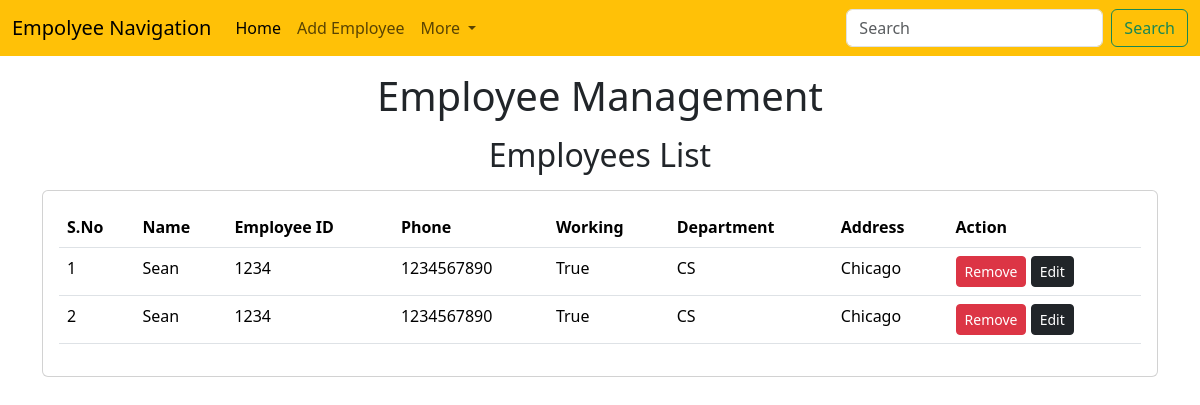
Page /emp/home/ on the earlier database version.
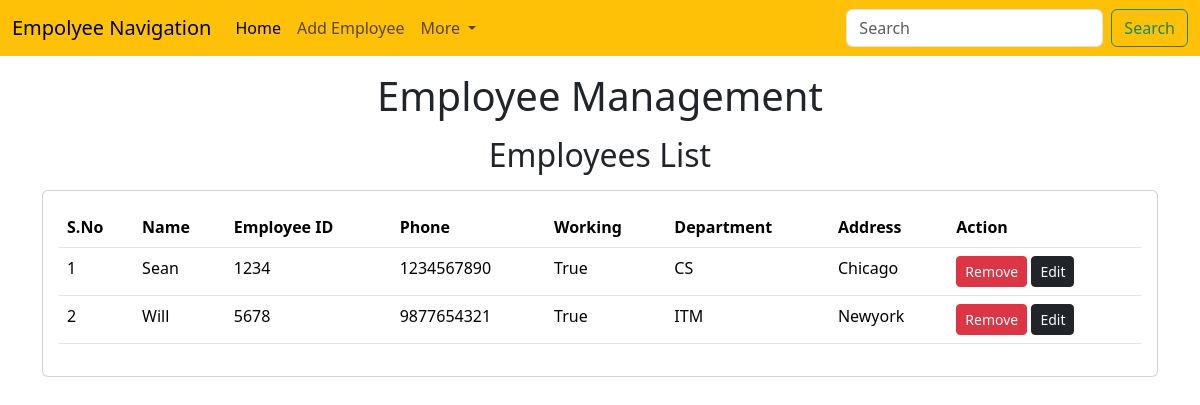
Same page on the later database version.
### emp/models.py (models this page shows)
class Emp(models.Model):
    name=models.CharField(max_length=200)
    emp_id=models.CharField(max_length=200)
    phone=models.CharField(max_length=10)
    address=models.CharField(max_length=150)
    working=models.BooleanField(default=True)
    department=models.CharField(max_length=10)

### emp/views.py (the view)
# urls.py: path("home/",emp_home),
def emp_home(request):
    emps=Emp.objects.all()
    return render(request, "emp/home.html", {
        'emps':emps
    })

### templates/emp/home.html (shortened to what this page needs)
<!doctype html>
<html lang="en">
  <head>
    <link href="https://cdn.jsdelivr.net/npm/bootstrap@5.3.3/dist/css/bootstrap.min.css" rel="stylesheet">
  </head>
  <body>
    {% include 'emp/navbar.html' %}
    <h1 class="text-center my-3">Employee Management</h1>
    <h2 class="text-center my-3">Employees List</h2>
    <div class="container">
      <div class="row">
        <div class="col-md-12">
          <div class="card">
            <div class="card-body">
              <table class="table">
                <thead>
                  <tr>
                    <th>S.No</th>
                    <th>Name</th>
                    <th>Employee ID</th>
                    <th>Phone</th>
                    <th>Working</th>
                    <th>Department</th>
                    <th>Address</th>
                    <th>Action</th>
                  </tr>
                </thead>
                <tbody>
                  {% for e in emps %}
                  <tr>
                    <td>{{forloop.counter}}</td>
                    <td>{{e.name}}</td>
                    <td>{{e.emp_id}}</td>
                    <td>{{e.phone}}</td>
                    <td>{{e.working}}</td>
                    <td>{{e.department}}</td>
                    <td>{{e.address}}</td>
                    <td>
                      <a href="/emp/delete-emp/{{e.id}}" class="btn btn-danger btn-sm">Remove</a>
                      <a href="/emp/update-emp/{{e.id}}" class="btn btn-dark btn-sm">Edit</a>
                    </td>
                  </tr>
                  {% endfor %}
                </tbody>
              </table>
            </div>
          </div>
        </div>
      </div>
    </div>
  </body>
</html>

Differences in the rows shown:
removed Emp: name "Sean", emp_id "1234", phone "1234567890", working "True", department "CS", address "Chicago"
added Emp: name "Will", emp_id "5678", phone "9877654321", working "True", department "ITM", address "Newyork"
